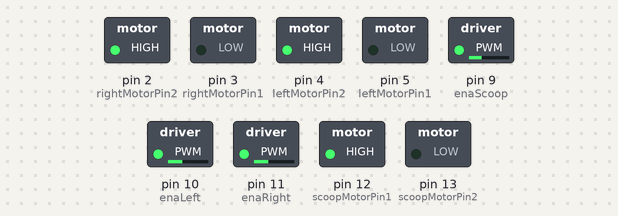
A sketch run on a simulated Arduino Uno, built with avr-gcc and run on an emulated ATmega328P. On the bench: switched loads named in the sketch (green lamp = pin HIGH). What the sketch prints to the serial monitor is not drawn. At 26.9 s the program stops and its outputs stay as they are.

Above: at 0.1 s.
At 6.55 s:
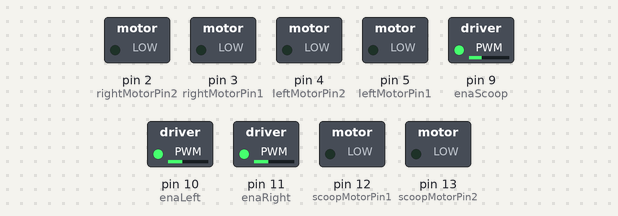
At 7.7 s:
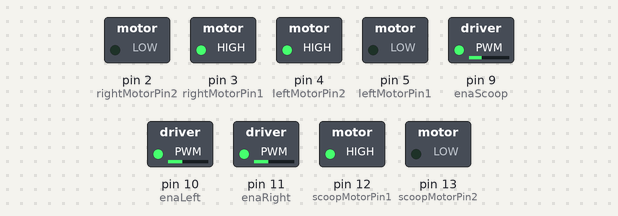
At 13.6 s:
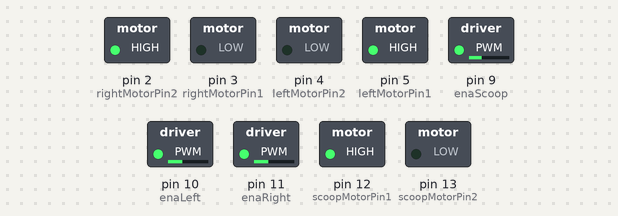
At 18.3 s:
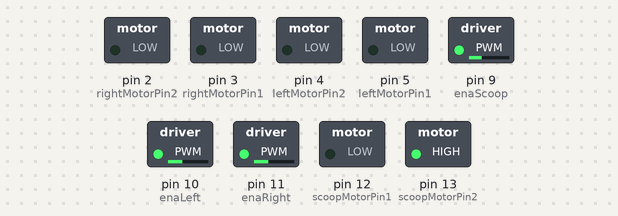
At 26.8 s:
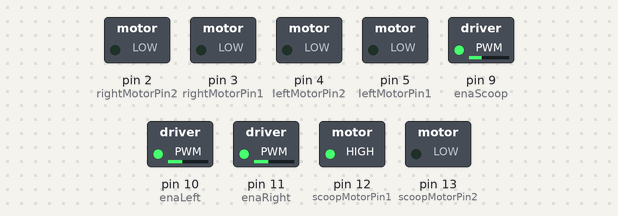
Timing chart, 0 to 28.3 s (numbered marks = the images above):
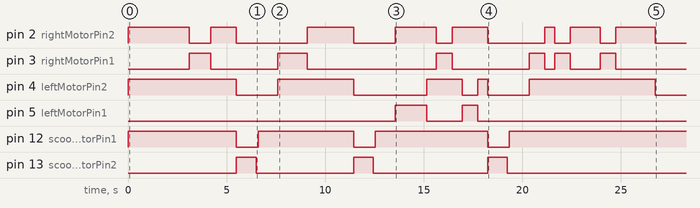

Measured:
- by itself, pin 2 (rightMotorPin2): HIGH → LOW at 3.1 s, → HIGH 1.1 s later, → LOW 1.3 s later, → HIGH 3.6 s later, … (15 changes in this stretch)
- by itself, pin 3 (rightMotorPin1): LOW → HIGH at 3.1 s, → LOW 1.1 s later, → HIGH 3.4 s later, → LOW 1.5 s later, … (12 changes in this stretch)
- by itself, pin 4 (leftMotorPin2): LOW → HIGH at 0.00 s, → LOW 5.5 s later, → HIGH 2.1 s later, → LOW 3.8 s later, … (10 changes in this stretch)
- by itself, pin 5 (leftMotorPin1): LOW → HIGH at 13.5 s, → LOW 1.6 s later, → HIGH 1.8 s later, → LOW 0.80 s later
- by itself, pin 12 (scoopMotorPin1): goes LOW 1.1 s, HIGH 4.8 s, LOW 1.1 s, HIGH 5.7 s, LOW 1.1 s, then HIGH
- by itself, pin 13 (scoopMotorPin2): goes HIGH 1.0 s, LOW 4.9 s, HIGH 1.0 s, LOW 5.8 s, HIGH 1.0 s, then LOW

The sketch:

sketch_oct3a.ino
```cpp
#include "Adafruit_TCS34725.h"
#define commonAnode true

  int enaLeft = 10;
  int enaRight = 11;
  int leftMotorPin1 = 5;
  int leftMotorPin2 = 4;
  int rightMotorPin1 = 3;
  int rightMotorPin2 = 2;

  int colourSensorSDA = A4;
  int colourSensorSCL = A5;

  int trigPin = 6;
  int echoPin = 7;

  float duration, distance;

  int enaScoop = 9;
  int scoopMotorPin1 = 12;
  int scoopMotorPin2 = 13;

  int collected = 0;

  int lastTurnDirection = 1; //0 is left, 1 is right. should start by turning left, can be changed depending on the position of the satarting box

  int baseTime = 10000; //base amount of time to go from one side of the box to the other
  int turnTime = 5000; //time it takes to go around a piece of garbage
  int scoopTime = 2000; //time it takes to scoop up a ball

  int totalTime = baseTime;

  int startTime;
  int runTime;

  int LEDPin = A3;

  int linesCrossed = 0;
  bool lastDetectionLine = false;
  bool lastDetectionTile = false;
  bool currentDetectionLine = false;
  bool currentDetectionTile = false;

Adafruit_TCS34725 tcs = Adafruit_TCS34725(TCS34725_INTEGRATIONTIME_50MS, TCS34725_GAIN_4X);
void setup() {
  pinMode(enaLeft, OUTPUT);
  pinMode(enaRight, OUTPUT);
  pinMode(leftMotorPin1, OUTPUT);
  pinMode(leftMotorPin2, OUTPUT);
  pinMode(rightMotorPin1, OUTPUT);
  pinMode(rightMotorPin2, OUTPUT);
  pinMode(enaScoop, OUTPUT);
  pinMode(scoopMotorPin1, OUTPUT);
  pinMode(scoopMotorPin2, OUTPUT);
  // delay(2000);
  pinMode(trigPin, OUTPUT);
  pinMode(echoPin, INPUT);

  Serial.begin(9600);

  if (tcs.begin()) {
    Serial.println("Found sensor");
  } else {
    Serial.println("No TCS34725 found ... check your connections");
    while (1); // halt!
  }

 startTime = millis();

 //pinMode(LEDPin, OUTPUT);
 //digitalWrite(LEDPin, LOW);

  digitalWrite(rightMotorPin1, LOW);
  digitalWrite(rightMotorPin2, HIGH);
  analogWrite(enaRight, 90);

  digitalWrite(leftMotorPin1, HIGH);
  digitalWrite(leftMotorPin2, LOW);
  analogWrite(enaLeft, 90);
  delay(1);
  analogWrite(enaScoop, 80);
  digitalWrite(scoopMotorPin1, HIGH);
  digitalWrite(scoopMotorPin2, LOW);
  //delay(1000);
  //offScoop(100);

}

void loop() {
  //go forward 3 tiles
  forward(3100);
  // digitalWrite(rightMotorPin1, LOW);
  // digitalWrite(rightMotorPin2, HIGH);
  // digitalWrite(leftMotorPin1, LOW);
  // digitalWrite(leftMotorPin2, HIGH);

  // //set speed for scoop


  // //delay(2000);

  //read from ultrasonic sensor
  // digitalWrite(trigPin, LOW);
  // delayMicroseconds(2);
  // digitalWrite(trigPin, HIGH);
  // delayMicroseconds(10);
  // digitalWrite(trigPin, LOW);
  // duration = pulseIn(echoPin, HIGH);
  // distance = (duration*.0343)/2;
  // Serial.print("Distance: ");
  // Serial.println(distance);
  // delay(100);

  // //read from colour sensor
  // float red, green, blue;
  // tcs.setInterrupt(false);  // turn on LED
  // delay(60);  // takes 50ms to read
  // tcs.getRGB(&red, &green, &blue);
  // tcs.setInterrupt(true);  // turn off LED

  // Serial.print("R:\t"); Serial.print(int(red));
  // Serial.print("\tG:\t"); Serial.print(int(green));
  // Serial.print("\tB:\t"); Serial.print(int(blue));
  // //for a value to be blue, the blue value should be greater than 90
  // // if(blue > 65 && red < 80 && red > 60){
  // //   Serial.println("\n\n=================Blue!=====================\n\n");
  // // }

  // if(red < 130 && green < 140 && blue < 120){
  //   currentDetectionTile = true;
  // }else{
  //   currentDetectionLine = true;
  // }

  // if(currentDetectionTIle == lastDetectionLine){
  //   linesCrossed++;
  // }

  // Serial.print("\n");

  // if(distance < 5){
  //   Serial.println("detected ball");
  //   //drive forward until ball is under scoop
  //   digitalWrite(leftMotorPin1, HIGH);
  //   digitalWrite(leftMotorPin2, LOW);
  //   digitalWrite(rightMotorPin1, LOW);
  //   digitalWrite(rightMotorPin2, HIGH);
  //   delay(500);

  //   //scoop the ball
  //   digitalWrite(scoopMotorPin1, HIGH);
  //   digitalWrite(scoopMotorPin2, LOW);
  //   delay(500);

  //   //stop
  //   digitalWrite(scoopMotorPin1, LOW);
  //   digitalWrite(scoopMotorPin2, LOW);
  //   delay(100);

  //   //return scoop to starting position
  //   digitalWrite(scoopMotorPin1, LOW);
  //   digitalWrite(scoopMotorPin2, HIGH);
  //   delay(500);

  //   digitalWrite(rightMotorPin1, LOW);
  //   digitalWrite(rightMotorPin2, HIGH);
  //   analogWrite(enaRight, 150);

  //   digitalWrite(leftMotorPin1, HIGH);
  //   digitalWrite(leftMotorPin2, LOW);
  //   analogWrite(enaLeft, 150);

  //   collected++;
  //   totalTime += scoopTime;

  // }

  //turn right
  right(1100);

  //drive forward 1 tile
  forward(1300);

  //stop
  offWheels(100);

  //scoop
  scoop(1000);

  //stop
  offScoop(100);

  //return scoop to starting position
  returnScoop(1000);

  //turn right
  right(1490);

  //drive forward 2 tiles
  forward(2350);

  //stop
  offWheels(100);

  //scoop
  scoop(1000);

  //stop
  offScoop(100);

  //return scoop to starting position
  returnScoop(1000);
  //-----------------
  //turn left
  left(1600);
  //drive forward 1 tile
  forward(500);
  //turn right
  right(800);
  //drive forward 1 tile
  forward(500);
  //turn left
  left(800);
  //drive forward 1 tile
  forward(500);
  //stop
  offWheels(100);
  //scoop
  scoop(1000);
  offScoop(100);
  returnScoop(1000);
  //turn right
  right(800);
  //go forward 1 tile
  forward(500);
  //turn right
  right(800);

  //drive forward 3 tiles
  forward(1500);
  //turn right
  right(800);
  //drive forward 4 tiles
  forward(2000);
  offWheels(100);
// lastDetectionTile = currentDetectionTile;
// lastDetectionLine = currentDetectionLine;
  while(1){
    delay(100);
  }
}


void forward(int time){
  digitalWrite(rightMotorPin1, LOW);
  digitalWrite(rightMotorPin2, HIGH);
  digitalWrite(leftMotorPin1, LOW);
  digitalWrite(leftMotorPin2, HIGH);
  delay(time);
}

void right(int time){
  digitalWrite(leftMotorPin1, LOW);
  digitalWrite(leftMotorPin2, HIGH);
  digitalWrite(rightMotorPin1, HIGH);
  digitalWrite(rightMotorPin2, LOW);
  delay(time);
}

void left(int time){
  digitalWrite(leftMotorPin1, HIGH);
  digitalWrite(leftMotorPin2, LOW);
  digitalWrite(rightMotorPin1, LOW);
  digitalWrite(rightMotorPin2, HIGH);
  delay(time);
}

void reverse(int time){
  digitalWrite(rightMotorPin1, HIGH);
  digitalWrite(rightMotorPin2, LOW);
  digitalWrite(leftMotorPin1, HIGH);
  digitalWrite(leftMotorPin2, LOW);
  delay(time);
}

void scoop(int time){
  digitalWrite(scoopMotorPin1, LOW);
  digitalWrite(scoopMotorPin2, HIGH);
  delay(time);
}

void returnScoop(int time){
  digitalWrite(scoopMotorPin1, HIGH);
  digitalWrite(scoopMotorPin2, LOW);
  delay(time);
}

void offWheels(int time){
  digitalWrite(rightMotorPin1, LOW);
  digitalWrite(rightMotorPin2, LOW);
  digitalWrite(leftMotorPin1, LOW);
  digitalWrite(leftMotorPin2, LOW);
}

void offScoop(int time){
  digitalWrite(scoopMotorPin1, LOW);
  digitalWrite(scoopMotorPin2, LOW);
  delay(time);
}
```
